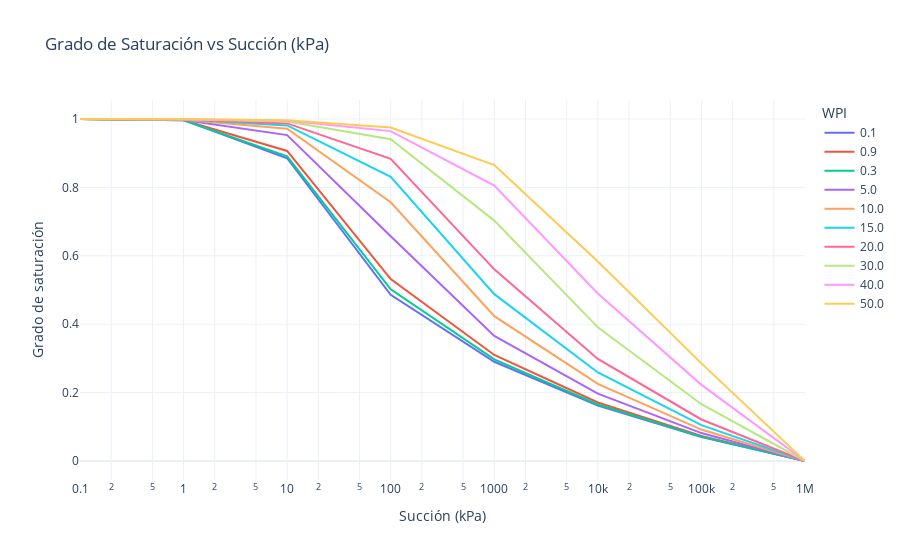

The cell this chart's notebook holds for it:
### Code cell
# Aquí se genera un DataFrame largo, con columnas 'Succión (kPa)', 'Grado de saturación', y 'WPI'
df_long = df_S.melt(id_vars=['h'], 
                    var_name='WPI', 
                    value_name='Grado de saturación')

# Cambiar nombre de la columna 'h' a 'Succión (kPa)'
df_long.rename(columns={'h': 'Succión (kPa)'}, inplace=True)

# Crear gráfico
fig = px.line(
    df_long,
    x="Succión (kPa)",
    y="Grado de saturación",
    color="WPI",
    log_x=True,  # Eje x logarítmico para succión
    title="Grado de Saturación vs Succión (kPa)"
)

# Personalizar el gráfico
fig.update_layout(
    xaxis_title="Succión (kPa)",
    yaxis_title="Grado de saturación",
    legend_title="WPI",
    template="plotly_white"
)

# Mostrar el gráfico
fig.show()

### Figure 1 — Plotly figure (JSON) as saved in the notebook; plotly's stock layout.template omitted (floating-point values rounded to 4 significant figures)
{"data": [{"hovertemplate": "WPI=0.1<br>Succión (kPa)=%{x}<br>Grado de saturación=%{y}<extra></extra>", "legendgroup": "0.1", "line": {"color": "#636efa", "dash": "solid"}, "marker": {"symbol": "circle"}, "mode": "lines", "name": "0.1", "orientation": "v", "showlegend": true, "type": "scatter", "x": [0.1, 1, 10, 100, 1000, 10000, 100000, 1000000], "xaxis": "x", "y": [0.9999, 0.9968, 0.8852, 0.4859, 0.2901, 0.1622, 0.07014, 0], "yaxis": "y"}, {"hovertemplate": "WPI=0.9<br>Succión (kPa)=%{x}<br>Grado de saturación=%{y}<extra></extra>", "legendgroup": "0.9", "line": {"color": "#EF553B", "dash": "solid"}, "marker": {"symbol": "circle"}, "mode": "lines", "name": "0.9", "orientation": "v", "showlegend": true, "type": "scatter", "x": [0.1, 1, 10, 100, 1000, 10000, 100000, 1000000], "xaxis": "x", "y": [0.9999, 0.9961, 0.9066, 0.532, 0.3101, 0.1709, 0.07302, 0], "yaxis": "y"}, {"hovertemplate": "WPI=0.3<br>Succión (kPa)=%{x}<br>Grado de saturación=%{y}<extra></extra>", "legendgroup": "0.3", "line": {"color": "#00cc96", "dash": "solid"}, "marker": {"symbol": "circle"}, "mode": "lines", "name": "0.3", "orientation": "v", "showlegend": true, "type": "scatter", "x": [0.1, 1, 10, 100, 1000, 10000, 100000, 1000000], "xaxis": "x", "y": [0.9999, 0.9963, 0.8908, 0.502, 0.2973, 0.1654, 0.07121, 0], "yaxis": "y"}, {"hovertemplate": "WPI=5.0<br>Succión (kPa)=%{x}<br>Grado de saturación=%{y}<extra></extra>", "legendgroup": "5.0", "line": {"color": "#ab63fa", "dash": "solid"}, "marker": {"symbol": "circle"}, "mode": "lines", "name": "5.0", "orientation": "v", "showlegend": true, "type": "scatter", "x": [0.1, 1, 10, 100, 1000, 10000, 100000, 1000000], "xaxis": "x", "y": [0.9998, 0.9972, 0.9528, 0.6571, 0.3657, 0.1968, 0.08169, 0], "yaxis": "y"}, {"hovertemplate": "WPI=10.0<br>Succión (kPa)=%{x}<br>Grado de saturación=%{y}<extra></extra>", "legendgroup": "10.0", "line": {"color": "#FFA15A", "dash": "solid"}, "marker": {"symbol": "circle"}, "mode": "lines", "name": "10.0", "orientation": "v", "showlegend": true, "type": "scatter", "x": [0.1, 1, 10, 100, 1000, 10000, 100000, 1000000], "xaxis": "x", "y": [0.9999, 0.998, 0.9714, 0.7565, 0.4235, 0.2253, 0.0919, 0], "yaxis": "y"}, {"hovertemplate": "WPI=15.0<br>Succión (kPa)=%{x}<br>Grado de saturación=%{y}<extra></extra>", "legendgroup": "15.0", "line": {"color": "#19d3f3", "dash": "solid"}, "marker": {"symbol": "circle"}, "mode": "lines", "name": "15.0", "orientation": "v", "showlegend": true, "type": "scatter", "x": [0.1, 1, 10, 100, 1000, 10000, 100000, 1000000], "xaxis": "x", "y": [0.9999, 0.9985, 0.9811, 0.8305, 0.4878, 0.2587, 0.1048, 0], "yaxis": "y"}, {"hovertemplate": "WPI=20.0<br>Succión (kPa)=%{x}<br>Grado de saturación=%{y}<extra></extra>", "legendgroup": "20.0", "line": {"color": "#FF6692", "dash": "solid"}, "marker": {"symbol": "circle"}, "mode": "lines", "name": "20.0", "orientation": "v", "showlegend": true, "type": "scatter", "x": [0.1, 1, 10, 100, 1000, 10000, 100000, 1000000], "xaxis": "x", "y": [0.9999, 0.9988, 0.987, 0.8835, 0.5603, 0.2984, 0.1214, 0], "yaxis": "y"}, {"hovertemplate": "WPI=30.0<br>Succión (kPa)=%{x}<br>Grado de saturación=%{y}<extra></extra>", "legendgroup": "30.0", "line": {"color": "#B6E880", "dash": "solid"}, "marker": {"symbol": "circle"}, "mode": "lines", "name": "30.0", "orientation": "v", "showlegend": true, "type": "scatter", "x": [0.1, 1, 10, 100, 1000, 10000, 100000, 1000000], "xaxis": "x", "y": [0.9999, 0.9992, 0.9928, 0.941, 0.7028, 0.3908, 0.1659, 0], "yaxis": "y"}, {"hovertemplate": "WPI=40.0<br>Succión (kPa)=%{x}<br>Grado de saturación=%{y}<extra></extra>", "legendgroup": "40.0", "line": {"color": "#FF97FF", "dash": "solid"}, "marker": {"symbol": "circle"}, "mode": "lines", "name": "40.0", "orientation": "v", "showlegend": true, "type": "scatter", "x": [0.1, 1, 10, 100, 1000, 10000, 100000, 1000000], "xaxis": "x", "y": [0.9999, 0.9994, 0.9951, 0.9645, 0.8051, 0.49, 0.2226, 0], "yaxis": "y"}, {"hovertemplate": "WPI=50.0<br>Succión (kPa)=%{x}<br>Grado de saturación=%{y}<extra></extra>", "legendgroup": "50.0", "line": {"color": "#FECB52", "dash": "solid"}, "marker": {"symbol": "circle"}, "mode": "lines", "name": "50.0", "orientation": "v", "showlegend": true, "type": "scatter", "x": [0.1, 1, 10, 100, 1000, 10000, 100000, 1000000], "xaxis": "x", "y": [0.9999, 0.9994, 0.996, 0.9748, 0.8651, 0.5834, 0.2854, 0], "yaxis": "y"}], "layout": {"legend": {"title": {"text": "WPI"}, "tracegroupgap": 0}, "title": {"text": "Grado de Saturación vs Succión (kPa)"}, "xaxis": {"anchor": "y", "domain": [0, 1], "title": {"text": "Succión (kPa)"}, "type": "log"}, "yaxis": {"anchor": "x", "domain": [0, 1], "title": {"text": "Grado de saturación"}}}}
